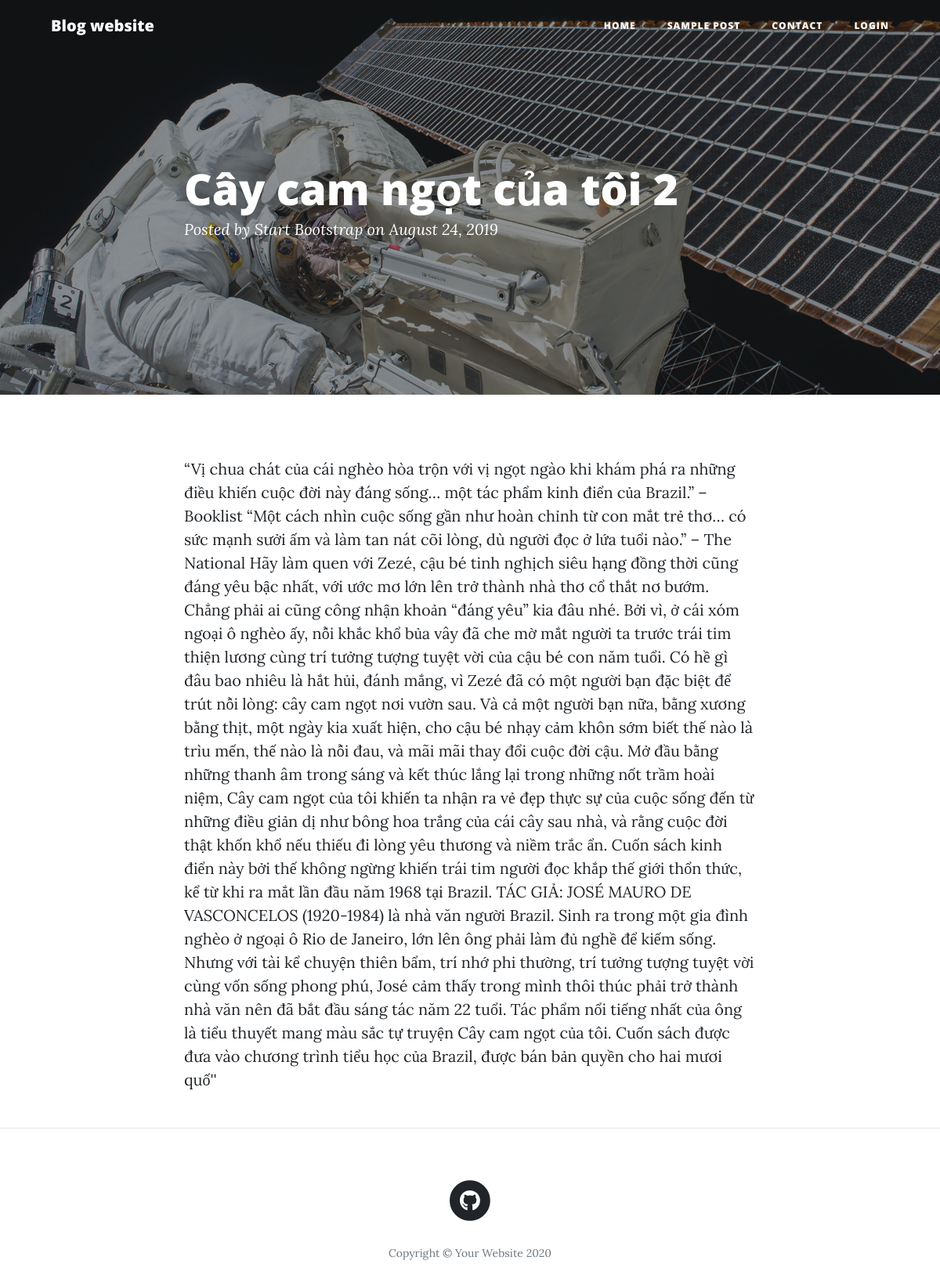
The app's page /post.php with its own data.
### tables this page shows
CREATE TABLE `blog` (
  `blog_id` int(10) NOT NULL,
  `user_id` int(10) NOT NULL,
  `blog_date` date NOT NULL DEFAULT current_timestamp(),
  `blog_title` varchar(100) NOT NULL,
  `blog_content` varchar(20000) NOT NULL,
  `blog_img` varchar(255) NOT NULL
);

### php/show-blog.php (called while the page is built, shortened)
<?php
function getSamplePost() {
	$sql_title = "SELECT * FROM blog WHERE blog_id = 1";
	$Result = mysqli_query($GLOBALS['conn'], $sql_title);
	if (mysqli_num_rows($Result) > 0) {
		return $Result;
	}
}

### post.php (the view, shortened to what this page needs)
<?php require_once('./php/show-blog.php') ?>
<!DOCTYPE html>
<html lang="en">
<?php include './templates/head.php'; ?>
<body>
  <?php include './templates/nav.php'; ?>
  <?php
    $result = getSamplePost();
  ?>
  <header class="masthead" style="background-image: url('img/post-bg.jpg')">
    <div class="overlay"></div>
    <div class="container">
      <div class="row">
        <div class="col-lg-8 col-md-10 mx-auto">
          <div class="post-heading">
            <h1>
            <?php
              $content = "";
              while ($row = mysqli_fetch_array($result)) {
                echo "<h1>". $row['blog_title']. "</h1>";
                $content = $row['blog_content'];
              }
            ?>
            </h1>
            <span class="meta">Posted by
              <a href="#">Start Bootstrap</a>
              on August 24, 2019</span>
          </div>
        </div>
      </div>
    </div>
  </header>
  <article>
    <div class="container">
      <div class="row">
        <div class="col-lg-8 col-md-10 mx-auto">
           <p><?php echo $content; ?> </p>
        </div>
      </div>
    </div>
  </article>
  <hr>
  <?php include 'footer.php'; ?>
</body>
</html>

### records on screen
blog: blog_title "Cây cam ngọt của tôi 2", blog_content "“Vị chua chát của cái nghèo hòa trộn với vị ngọt ngào khi khám phá ra những điều khiến cuộc đời này đáng sống… một tác phẩm kinh điển của Brazil.” – Booklist “Một cách nhìn cuộc sống gần như hoàn chỉnh từ con mắt trẻ thơ… có sức mạnh sưởi ấm và làm tan nát cõi lòng, dù người đọc ở lứa tuổi nào.” – The National Hãy làm quen với Zezé, cậu bé tinh nghịch siêu hạng đồng thời cũng đáng yêu bậc nhất, với ước mơ lớn lên trở thành nhà thơ cổ thắt nơ bướm. Chẳng phải ai cũng công nhận khoản “đáng yêu” kia đâu nhé. Bởi vì, ở cái xóm ngoại ô nghèo ấy, nỗi khắc khổ bủa vây đã che mờ mắt người ta trước trái tim thiện lương cùng trí tưởng tượng tuyệt vời của cậu bé con năm tuổi. Có hề gì đâu bao nhiêu là…"
